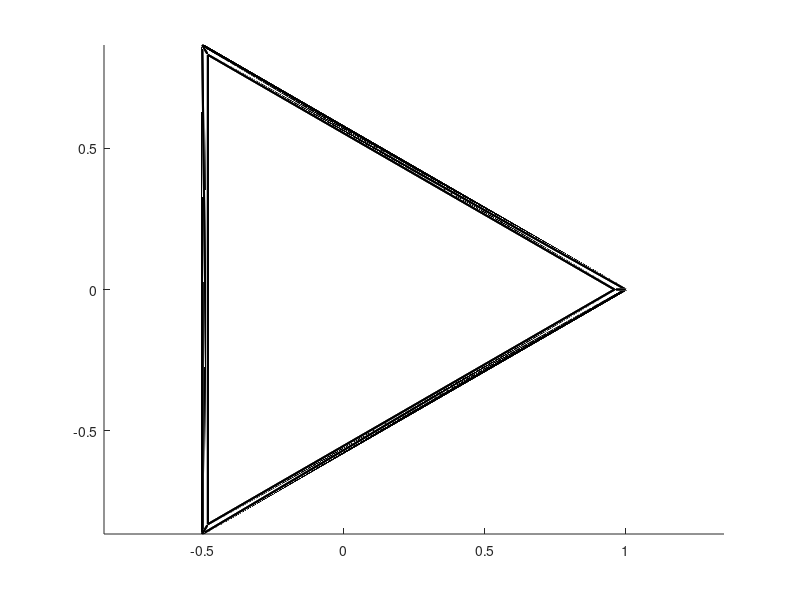

Write MATLAB code to recreate this figure.
clear; close all; clc;

vertex = [
+0.9600,+0.0000,+0.0564;
-0.4800,+0.8314,+0.0564;
-0.4800,-0.8314,+0.0564;
+1.0000,+0.0000,+0.0000;
-0.5000,+0.8660,+0.0000;
-0.5000,-0.8660,+0.0000;
+1.0000,+0.0000,-0.0000;
-0.5000,+0.8660,-0.0000;
-0.5000,-0.8660,-0.0000;
+0.9600,+0.0000,-0.0564;
-0.4800,+0.8314,-0.0564;
-0.4800,-0.8314,-0.0564;
];
face = [
0,1,2;
0,3,1;
3,4,1;
1,4,2;
4,5,2;
2,5,0;
5,3,0;
3,6,4;
6,7,4;
4,7,5;
7,8,5;
5,8,3;
8,6,3;
6,9,7;
9,10,7;
7,10,8;
10,11,8;
8,11,6;
11,9,6;
10,9,11;
];

figure(1); clf;
hold on;
axis equal;
for i = 1:size(face,1)
    v = vertex(face(i, :)+1, :);
    plot3([v(1,1), v(2,1)], [v(1,2), v(2,2)], [v(1,3), v(2,3)], ...
        'k', 'linewidth', 1.5);
    plot3([v(2,1), v(3,1)], [v(2,2), v(3,2)], [v(2,3), v(3,3)], ...
        'k', 'linewidth', 1.5);
    plot3([v(3,1), v(1,1)], [v(3,2), v(1,2)], [v(3,3), v(1,3)], ...
        'k', 'linewidth', 1.5);
end